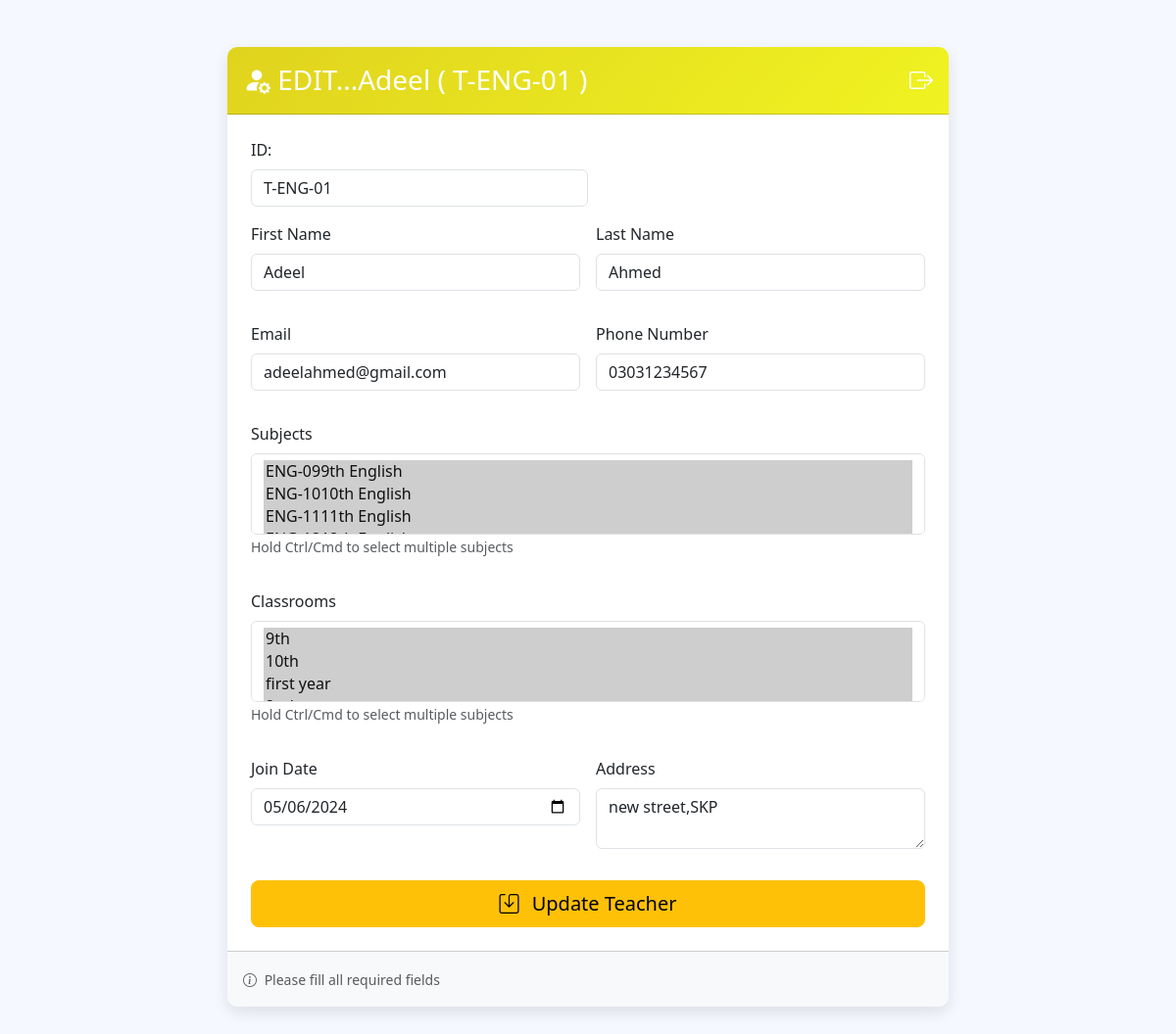
The page /edit_teachers/T-ENG-01/ on the database its author committed.
### app_Admin/models/teacher.py (models this page shows)
class Teacher(models.Model):
    user = models.OneToOneField(User, on_delete=models.CASCADE)
    id=models.CharField(max_length=50, unique=True, primary_key=True)
    first_name=models.CharField(max_length=100)
    last_name=models.CharField(max_length=100)
    subject=models.ManyToManyField(Subject,related_name="Subjects")
    classroom=models.ManyToManyField(Classroom, related_name="classrooms")
    address=models.TextField()
    contact_no=models.CharField(max_length=11)
    email=models.EmailField(unique=True)
    Join_date=models.DateField()

### app_Admin/models/subject.py (models this page shows, shortened)
class Subject(models.Model):
    id=models.CharField(max_length=50, primary_key=True)
    name=models.CharField(max_length=50,)
    classroom=models.ForeignKey(Classroom, on_delete=models.CASCADE, default='9')

### app_Admin/models/classroom.py (models this page shows, shortened)
class Classroom(models.Model):
    id=models.IntegerField(max_length=2, primary_key=True)
    name=models.CharField(max_length=50,default='class')

### app_Admin/views_part/admin_view.py (the view, shortened to what this page needs)
# urls.py: path('edit_teachers/<str:teacher_id>/',views.editTeachers.as_view(), name='edit_teachers'),
class editTeachers(View):
    def get(self,request,teacher_id):
        teacher = get_object_or_404(Teacher, pk=teacher_id)
        return render(request, 'edit_teachers.html', {
            'teacher': teacher,
            'form': TeacherForm(instance=teacher)
        })

### app_Admin/forms.py
class TeacherForm(forms.ModelForm):
    class Meta:
        model=Teacher
        fields = '__all__'
    def __init__(self, *args, **kwargs):
        super(TeacherForm, self).__init__(*args, **kwargs)
        assigned_student_users = Student.objects.values_list('user_id', flat=True)
        assigned_teacher_users = Teacher.objects.values_list('user_id', flat=True)
        all_assigned_users = list(assigned_student_users) + list(assigned_teacher_users)
        self.fields['user'].queryset = User.objects.filter(
        is_superuser=False,
        is_staff=False
        ).exclude(id__in=all_assigned_users)
        self.fields['user'].widget.attrs.update({'class': 'form-select'})

### app_Admin/templates/edit_teachers.html (shortened to what this page needs)
{% load static %}
<!DOCTYPE html>
<html lang="en">
<head>
    <link href="https://cdn.jsdelivr.net/npm/bootstrap@5.3.7/dist/css/bootstrap.min.css" rel="stylesheet">
    <link href="https://cdn.jsdelivr.net/npm/bootstrap-icons@1.11.3/font/bootstrap-icons.min.css" rel="stylesheet">
</head>
<body class="bg-light-blue">
    <div class="container py-5">
        <div class="row justify-content-center">
            <div class="col-lg-8">
                <div class="card form-card">
                    <div class="card-header form-header py-3 d-flex justify-content-between align-items-center">
                        <h3 class="mb-0"><i class="bi bi-person-fill-gear"></i> EDIT...{{teacher.first_name}}  ( {{teacher.id}} )</h3>
                      <a href="{% url "list_teachers" %}" class="logout-btn text-decoration-none" title="List">
                            <i class="bi bi-box-arrow-right fs-4"></i>
                        </a>
                    </div>
                    <div class="card-body p-4">
                        <form method="POST" enctype="multipart/form-data">
                          <div class="col-md-6">
                                    <div class="mb-3">
                                        <label for="id" class="form-label">ID:</label>
                                        <input type="text" class="form-control" id="id" name="id" value="{{teacher.id}}" readonly>
                                    </div>
                                </div>
                            <div class="row g-3">
                                <div class="col-md-6">
                                    <div class="mb-3">
                                        <label for="first_name" class="form-label">First Name</label>
                                        <input type="text" class="form-control" id="first_name" name="first_name" value="{{teacher.first_name}}">
                                    </div>
                                </div>
                                <div class="col-md-6">
                                    <div class="mb-3">
                                        <label for="last_name" class="form-label">Last Name</label>
                                        <input type="text" class="form-control" id="last_name" name="last_name" value="{{teacher.last_name}}">
                                    </div>
                                </div>
                                <div class="col-md-6">
                                    <div class="mb-3">
                                        <label for="email" class="form-label">Email</label>
                                        <input type="email" class="form-control" id="email" name="email" value="{{teacher.email}}">
                                    </div>
                                </div>
                                <div class="col-md-6">
                                    <div class="mb-3">
                                        <label for="contact_no" class="form-label">Phone Number</label>
                                        <input type="tel"  class="form-control" id="contact_no" name="contact_no" value="{{teacher.contact_no}}">
                                    </div>
                                </div>
                                <div class="col-12">
                                    <div class="mb-3">
                                        <label for="subject" class="form-label">Subjects</label>
                                        <select class="form-select" id="subject" name="subject" multiple size="3">
                                            {% for subject in form.subject.field.queryset %}
                                                <option value="{{ subject.id }}" {% if subject in teacher.subject.all %}selected{% endif %}>
                    {{ subject.id }}{{ subject.name }}</option>
                                            {% endfor %}
                                        </select>
                                        <small class="text-muted">Hold Ctrl/Cmd to select multiple subjects</small>
                                    </div>
                                </div>
                                <div class="col-12">
                                    <div class="mb-3">
                                        <label for="classroom" class="form-label">Classrooms</label>
                                        <select class="form-select" id="classroom" name="classroom" multiple size="3">
                                            {% for classroom in form.classroom.field.queryset %}
                                                <option value="{{classroom.id }}" {% if classroom in teacher.classroom.all %}selected{% endif %}>
                    {{ classroom.name }}</option>
                                            {% endfor %}
                                        </select>
                                        <small class="text-muted">Hold Ctrl/Cmd to select multiple subjects</small>
                                    </div>
                                </div>
                                <div class="col-md-6">
                                    <div class="mb-3">
                                        <label for="Join_date" class="form-label">Join Date</label>
                                        <input type="date" class="form-control" id="Join_date" name="Join_date" value="{{ teacher.Join_date|date:'Y-m-d' }}" required>
                                    </div>
                                </div>
                                <div class="col-md-6">
                                    <div class="mb-3">
                                        <label for="address" class="form-label">Address</label>
                                        <textarea class="form-control" id="id_address" name="address" value="{{ teacher.address }}" rows="2">{{ teacher.address }}</textarea>
                                    </div>
                                </div>
                                <div class="col-12">
                                    <div class="d-grid">
                                        <button type="submit" class="btn btn-warning btn-lg">
                                            <i class="bi bi-save me-2"></i> Update Teacher
                                        </button>
                                    </div>
                                </div>
                            </div>
                        </form>
                    </div>
                    <div class="card-footer bg-light py-3">
                        <small class="text-muted">
                            <i class="bi bi-info-circle me-1"></i> Please fill all required fields
                        </small>
                    </div>
                </div>
            </div>
        </div>
    </div>

### app_Admin/templates/edit_teachers.html (style rules this page uses)
.form-header { background: linear-gradient(135deg,rgb(224, 211, 30),rgb(240, 243, 33)); color: white; border-radius: 5px 5px 0 0; }
.form-card { border: none; box-shadow: 0 6px 15px rgba(0,0,0,0.1); border-radius: 10px; overflow: hidden; }
.bg-light-blue { background-color: #f5f9ff; }
.logout-btn { transition: all 0.3s ease; color: #fff; }

### rows shown on the page
Teacher: first_name "Adeel", id "T-ENG-01", last_name "Ahmed", email "adeelahmed@gmail.com", contact_no "03031234567", subject "ENG-099th English ☑ / ENG-1010th English ☑ / ENG-1111th English ☑", classroom "9th ☑ / 10th ☑ / first year ☑", Join_date "05/06/2024", address "new street,SKP"
